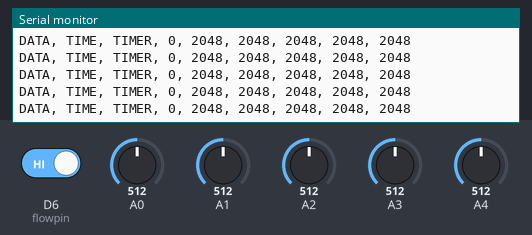
Simulated run of this sketch. Board: Arduino Zero (SAMD21). Shown: the last lines printed to the serial monitor. The test bench sets the inputs (shaded band); at power-on: A0 = 512, A1 = 512, A2 = 512, A3 = 512, A4 = 512, D6 (flowpin) HIGH (analog values on the 0–1023 scale).

Above: at 1.2 s.
1.3 s: A0 set to 716
At 1.32 s:
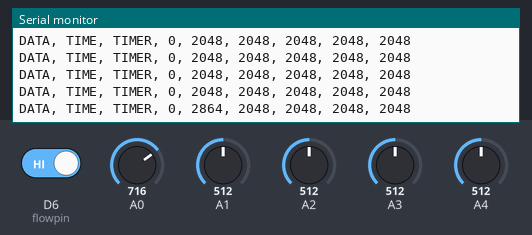
2.8 s: A1 set to 716
At 2.83 s:
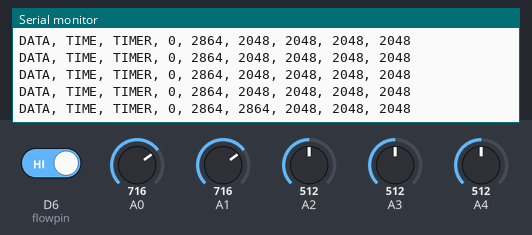
4.3 s: A2 set to 716
At 4.34 s:
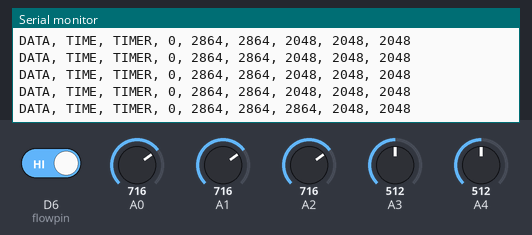
5.8 s: A3 set to 716
At 5.85 s:
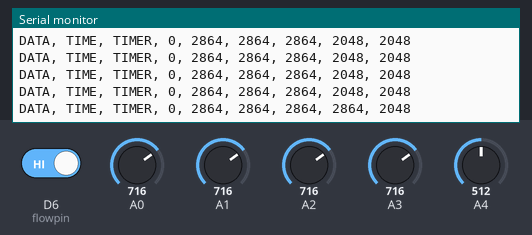
7.3 s: A4 set to 716
At 7.37 s:
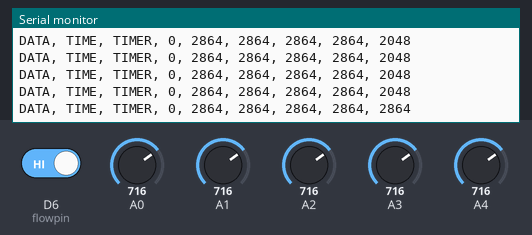
8.8 s: D6 (flowpin) driven LOW
At 8.88 s:
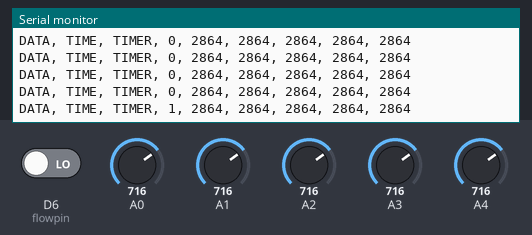

Measured:
- after the input at 1.3 s, the serial monitor: prints a new line at once (image 1)
- after the input at 2.8 s, the serial monitor: prints a new line at once (image 2)
- after the input at 4.3 s, the serial monitor: prints a new line at once (image 3)
- after the input at 5.8 s, the serial monitor: prints a new line after 0.05 s (image 4)
- after the input at 7.3 s, the serial monitor: prints a new line after 0.07 s (image 5)
- after the input at 8.8 s, the serial monitor: prints a new line after 0.08 s (image 6)

The sketch:

pintle_test_das.ino
```cpp
// This code is for use for aquisition of data for the pintle test.
// It is to be used with the Parallax DAQ (PLX DAQ) Macro for Excel,
// which can be found here:  https://www.parallax.com/downloads/plx-daq

// Authors: Bertrand DeChant and Sam Hastings Hauss
// Pintle test - Fall 2018
// See README.MD for more details and circuit information.

int crossings = 0;
boolean lastflow = true;
int flowpin = 6;
//long currenttime;
long previoustime = 0;


int pressure_pin1 = 0;  //These initialize the pins that each transducer is read from.
int pressure_pin2 = 1;
int pressure_pin3 = 2;
int pressure_pin4 = 3;
int pressure_pin5 = 4;

int samples_per_second = 10 ;  //this adjusts the sampling rate of the DAQ


void setup() {

  // initiate serial output. This code is designed to handle 9600 baud.
  Serial.begin(9600);

  // Initialize digital pins for reading in binary values
  pinMode (flowpin, INPUT);

  Serial.println("CLEARDATA");   //These
  Serial.println("LABEL, timestamp, timer, flow_rate_crossings, pressure_1, pressure_2, pressure_3, pressure_4, pressure_5");
  Serial.println("RESETTIMER");

  analogReadResolution(12);
}

void loop() {

 // Serial.print("DATA, TIME, TIMER, "); //This line is to tell the PLX DAQ to record the following line.
  //  It also gives a time stamp to each set of data.

    if (digitalRead(flowpin) != lastflow){
    if(lastflow == true){
      lastflow = false;
    }else{
      lastflow = true;
    }
    crossings++;
  }

  if (millis() - previoustime >= 100){
    Serial.print("DATA, TIME, TIMER, ");
    Serial.print(crossings);
    Serial.print(", ");
    Serial.print(analogRead(pressure_pin1));
    Serial.print(", ");
    Serial.print(analogRead(pressure_pin2));
    Serial.print(", ");
    Serial.print(analogRead(pressure_pin3));
    Serial.print(", ");
    Serial.print(analogRead(pressure_pin4));
    Serial.print(", ");
    Serial.print(analogRead(pressure_pin5));
    Serial.print('\n');
    crossings = 0;
    previoustime = millis();
  }

  delay(0);


}
```
